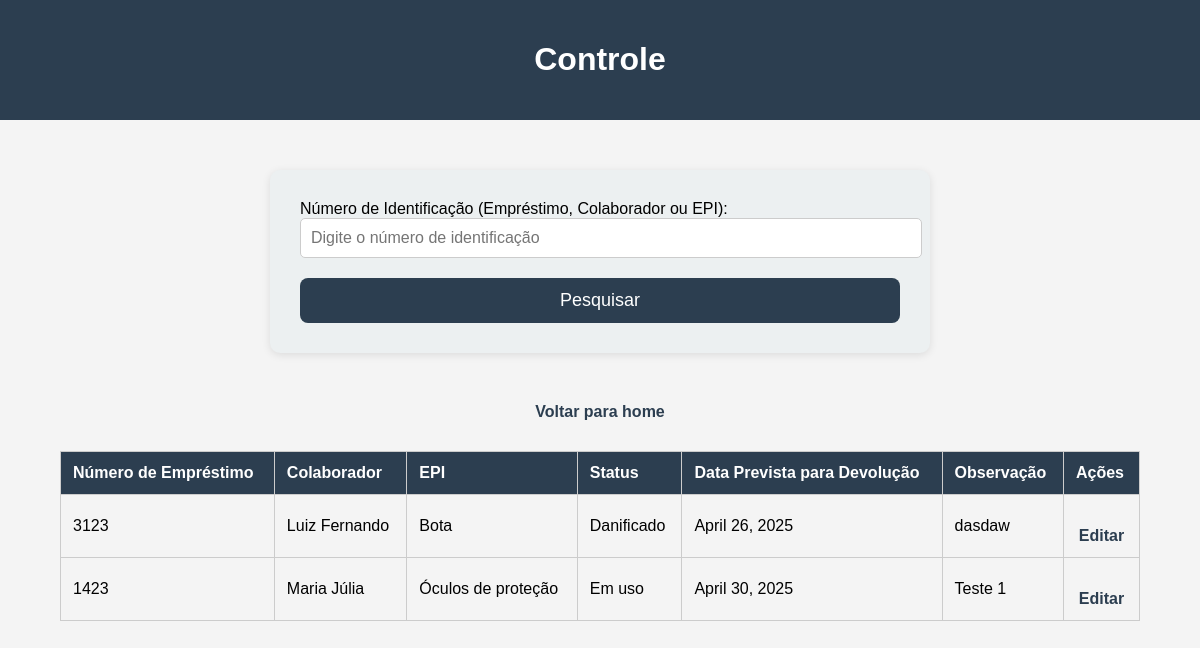
The page /controle/ on the database its author committed.
### epi_app/models.py (models this page shows, shortened)
class EmprestimoModel(models.Model):
    numero_emprestimo = models.IntegerField(null=False)
    colaborador = models.ForeignKey(ColaboradorModel, on_delete=models.CASCADE)
    epi = models.ForeignKey(EpiModel, on_delete=models.CASCADE)
    data_emprestimo = models.DateField(auto_now_add=True)
    data_prevista = models.DateField(blank=True)
    data_devolucao = models.DateField(null=True, blank=True)
    status = models.CharField(null=False)
    observacao = models.TextField(blank=True)

class ColaboradorModel(models.Model):
    cpf = models.CharField(max_length=14, null=False)
    nome = models.CharField(max_length=100, null=False)
    numero_colaborador = models.IntegerField(null=False)
    setor = models.CharField(max_length=45, null=False)
    cargo = models.CharField(max_length=45)
    telefone = models.CharField(max_length=14)

class EpiModel(models.Model):
    tipo = models.CharField(max_length=100, null=False)
    numero_epi = models.IntegerField(null=False)

### epi_app/views.py (the view)
# urls.py: path('controle/', views.controle, name='controle'),
def controle(request):
    numero_identificacao = request.GET.get('numero_identificacao', '')
    if numero_identificacao:
        emprestimos = EmprestimoModel.objects.filter(
            numero_emprestimo__icontains=numero_identificacao) | EmprestimoModel.objects.filter(
            colaborador__numero_colaborador__icontains=numero_identificacao) | EmprestimoModel.objects.filter(
            epi__numero_epi__icontains=numero_identificacao)
    else:
        emprestimos = EmprestimoModel.objects.all()
    return render(request, 'pages/controle.html', {'emprestimos': emprestimos})

### epi_app/templates/pages/controle.html (shortened to what this page needs)
{% load static %}
<!DOCTYPE html>
<html lang="pt-br">
<head>
</head>
<body>
<header>
    <h1>Controle</h1>
</header>
<form action="{% url 'controle' %}" method="GET">
    <label for="numero_identificacao">Número de Identificação (Empréstimo, Colaborador ou EPI):</label>
    <input type="text" id="numero_identificacao" name="numero_identificacao" placeholder="Digite o número de identificação" required>
    <button type="submit">Pesquisar</button>
</form>
<a href="{% url 'base' %}" class="voltar-home">Voltar para home</a>
{% if emprestimos %}
    <table>
        <thead>
            <tr>
                <th>Número de Empréstimo</th>
                <th>Colaborador</th>
                <th>EPI</th>
                <th>Status</th>
                <th>Data Prevista para Devolução</th>
                <th>Observação</th>
                <th>Ações</th>
            </tr>
        </thead>
        <tbody>
            {% for emprestimo in emprestimos %}
                <tr>
                    <td>{{ emprestimo.numero_emprestimo }}</td>
                    <td>{{ emprestimo.colaborador.nome }}</td>
                    <td>{{ emprestimo.epi.tipo }}</td>
                    <td>{{ emprestimo.status }}</td>
                    <td>{{ emprestimo.data_prevista }}</td>
                    <td>{{ emprestimo.observacao }}</td>
                    <td>
                        <a href="{% url 'atualizar_emprestimo' emprestimo.id %}">Editar</a>
                    </td>
                </tr>
            {% endfor %}
        </tbody>
    </table>
{% else %}
    <p class="no-result">Nenhum empréstimo encontrado com esse número de identificação.</p>
{% endif %}
</body>
</html>

### epi_app/templates/pages/controle.html (style rules this page uses)
a { display: block; text-align: center; margin-top: 20px; font-size: 16px; color: #2C3E50; text-decoration: none; font-weight: bold; transition: color 0.3s ease; }
body { font-family: Arial, sans-serif; margin: 0; padding: 0; background-color: #f4f4f4; }
header { background-color: #2C3E50; color: white; text-align: center; padding: 20px; }
form { margin: 50px auto; padding: 30px; background: #ECF0F1; width: 50%; border-radius: 10px; box-shadow: 0 2px 8px rgba(0, 0, 0, 0.1); }
input[type="text"], input[type="number"] { width: 100%; padding: 10px; margin-bottom: 20px; border: 1px solid #ccc; border-radius: 5px; font-size: 16px; }
button { width: 100%; padding: 12px; background: #2C3E50; color: white; font-size: 18px; border: none; border-radius: 8px; cursor: pointer; transition: background 0.3s ease; }
table { width: 90%; margin: 30px auto; border-collapse: collapse; font-size: 16px; }
table, th, td { border: 1px solid #ccc; }
th, td { padding: 12px; text-align: left; }
th { background-color: #2C3E50; color: white; }

### rows shown on the page
EmprestimoModel: numero_emprestimo "3123", colaborador.nome "Luiz Fernando", epi.tipo "Bota", status "Danificado", data_prevista "April 26, 2025", observacao "dasdaw"
EmprestimoModel: numero_emprestimo "1423", colaborador.nome "Maria Júlia", epi.tipo "Óculos de proteção", status "Em uso", data_prevista "April 30, 2025", observacao "Teste 1"
